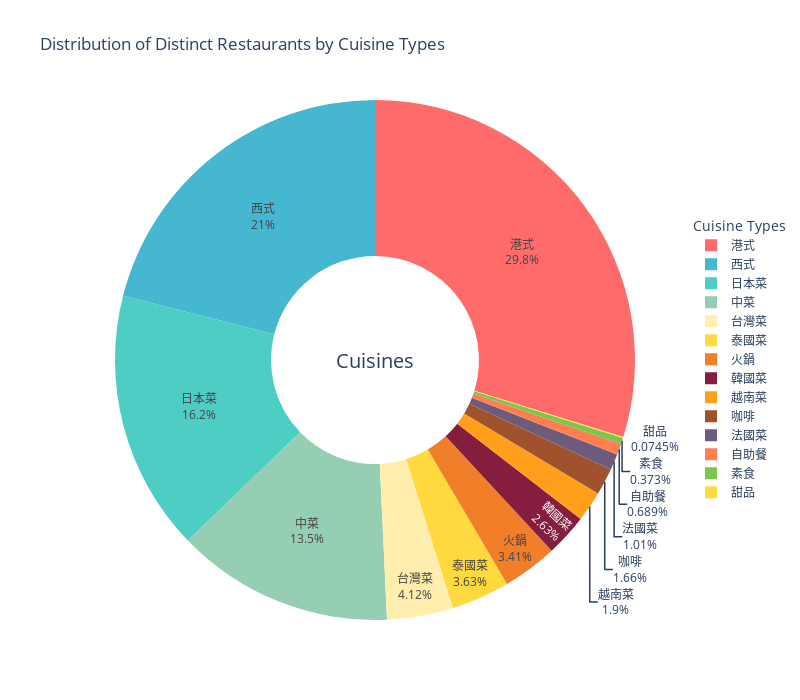

The cell this chart's notebook holds for it:
### Code cell
#alternative 

# Ensure the dataset has no duplicate restaurants
df = df.drop_duplicates(subset='restaurant_name')

# Categorize cuisine types using predefined categories
def categorize_cuisine(cuisine):
    if pd.isna(cuisine):
        return 'Other'
    for category, keywords in main_categories.items():
        if any(keyword in cuisine for keyword in keywords):
            return category
    return 'Other'

df['cleaned_cuisine_type'] = df['restaurant_cuisine_type'].apply(categorize_cuisine)

# Group by cuisine type, count distinct restaurants, and sort descending
cuisine_counts = (
    df.groupby('cleaned_cuisine_type')['restaurant_name']
    .nunique()
    .reset_index(name='distinct_restaurant_count')
    .sort_values(by='distinct_restaurant_count', ascending=False)
)

# Remove 'Other' category for clarity
cuisine_counts = cuisine_counts[cuisine_counts['cleaned_cuisine_type'] != 'Other']

# Define colors for visualization
# Define colors dynamically
color_map = {
    '港式': '#FF6B6B', '火鍋': '#F17F29', '中菜': '#96CEB4', '日本菜': '#4ECDC4',
    '韓國菜': '#851E3E', '越南菜': '#FF9F1C', '泰國菜': '#FFD93D', '台灣菜': '#FFEEAD',
    '西式': '#45B7D1', '法國菜': '#6C5B7B', '甜品': '#FFD93D', '咖啡': '#A0522D',
    '任食/放題': '#FF6F61', '自助餐': '#FF7F50', '素食': '#7AC74F'
}

# Assign colors dynamically based on sorted cuisine types
sorted_colors = [color_map.get(cuisine, '#D3D3D3') for cuisine in cuisine_counts['cleaned_cuisine_type']]

# Calculate percentages for labels
cuisine_counts['percentage'] = (cuisine_counts['distinct_restaurant_count'] / 
                                cuisine_counts['distinct_restaurant_count'].sum()) * 100

# Add a trace for a doughnut chart
fig = go.Figure()
fig.add_trace(go.Pie(
    labels=cuisine_counts['cleaned_cuisine_type'],
    values=cuisine_counts['distinct_restaurant_count'],
    marker_colors=sorted_colors,
    textinfo='label+percent',
    hoverinfo='label+value+percent',
    hole=0.4  # Creates the doughnut effect
))

# Update layout for a more modern and fancy look
fig.update_layout(
    title='Distribution of Distinct Restaurants by Cuisine Types',
    template='plotly_white',
    height=700,
    width=800,
    legend=dict(
        title="Cuisine Types",
        orientation="v",
        yanchor="middle",
        y=0.5,
        xanchor="right",
        x=1.2
    ),
    annotations=[
        dict(
            text="Cuisines",
            x=0.5,
            y=0.5,
            font_size=20,
            showarrow=False
        )
    ]
)

fig.show()

### Figure 1 — Plotly figure (JSON) as saved in the notebook; plotly's stock layout.template omitted (floating-point values rounded to 4 significant figures)
{"data": [{"hole": 0.4, "hoverinfo": "label+value+percent", "labels": ["港式", "西式", "日本菜", "中菜", "台灣菜", "泰國菜", "火鍋", "韓國菜", "越南菜", "咖啡", "法國菜", "自助餐", "素食", "甜品"], "marker": {"colors": ["#FF6B6B", "#45B7D1", "#4ECDC4", "#96CEB4", "#FFEEAD", "#FFD93D", "#F17F29", "#851E3E", "#FF9F1C", "#A0522D", "#6C5B7B", "#FF7F50", "#7AC74F", "#FFD93D"]}, "textinfo": "label+percent", "type": "pie", "values": [1599, 1129, 869, 726, 221, 195, 183, 141, 102, 89, 54, 37, 20, 4]}], "layout": {"annotations": [{"font": {"size": 20}, "showarrow": false, "text": "Cuisines", "x": 0.5, "y": 0.5}], "height": 700, "legend": {"orientation": "v", "title": {"text": "Cuisine Types"}, "x": 1.2, "xanchor": "right", "y": 0.5, "yanchor": "middle"}, "title": {"text": "Distribution of Distinct Restaurants by Cuisine Types"}, "width": 800}}
